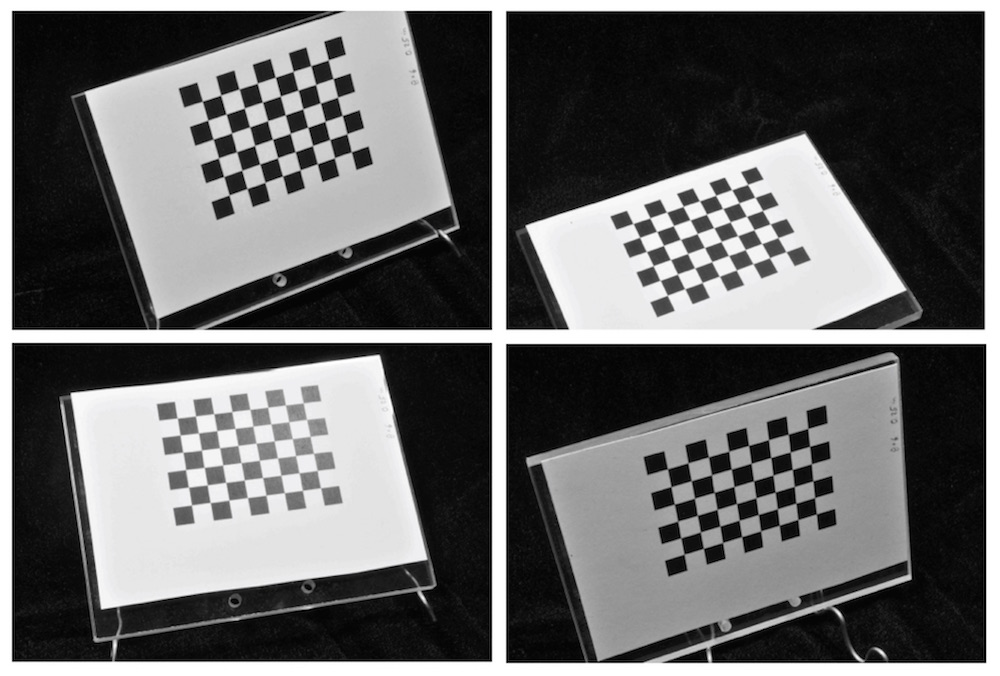
#> input picture sample/images/checkboard2.jpeg, 1000 x 676 px
$ python 017.py
#> lines starting #> are read from the running program, lines starting #| are printed output that depends on the picture; after the words box and inside, x2 and y2 are one past the last pixel; in counts of white or black regions, pixels touching at a corner belong together
#-*- coding:utf-8 -*-

import os
import cv2

import numpy as np
IMG_PATH = "../images"

if __name__=="__main__":
    img = cv2.imread(os.path.join(IMG_PATH, "checkboard2.jpeg"))
#> img is the input picture: shape (676, 1000, 3); mean B, G, R 103.8, 103.8, 103.8

    img_original = img.copy()
    gray = cv2.cvtColor(img, cv2.COLOR_BGR2GRAY)
    edges = cv2.Canny(gray, 50, 150, apertureSize=3)
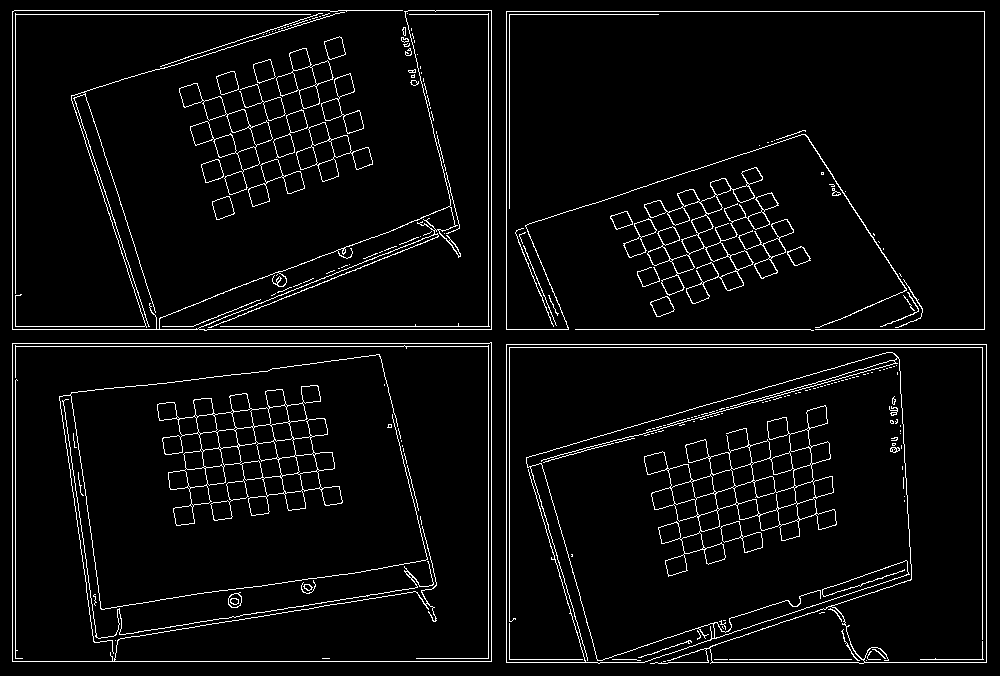
#> edges: shape (676, 1000); 4.5% white in thin lines or dots

    lines = cv2.HoughLines(edges, 1, np.pi / 180, 100)
#> lines = 218 rows, first 8: [329, 1.57], [491, 0], [12, 0], [506, 0], [488, 0], [15, 0], [14, 1.57], [509, 0]

    for i in range(len(lines)):
        for rho, theta in lines[i]:
            a = np.cos(theta)
            b = np.sin(theta)
            x0 = a * rho
            y0 = b * rho
            x1 = int(x0 + 1000 * (-b))
            y1 = int(y0 + 1000 * (a))
            x2 = int(x0 - 1000 * (-b))
            y2 = int(y0 - 1000 * (a))

            cv2.line(img, (x1, y1), (x2, y2), (0, 0, 255), 2)
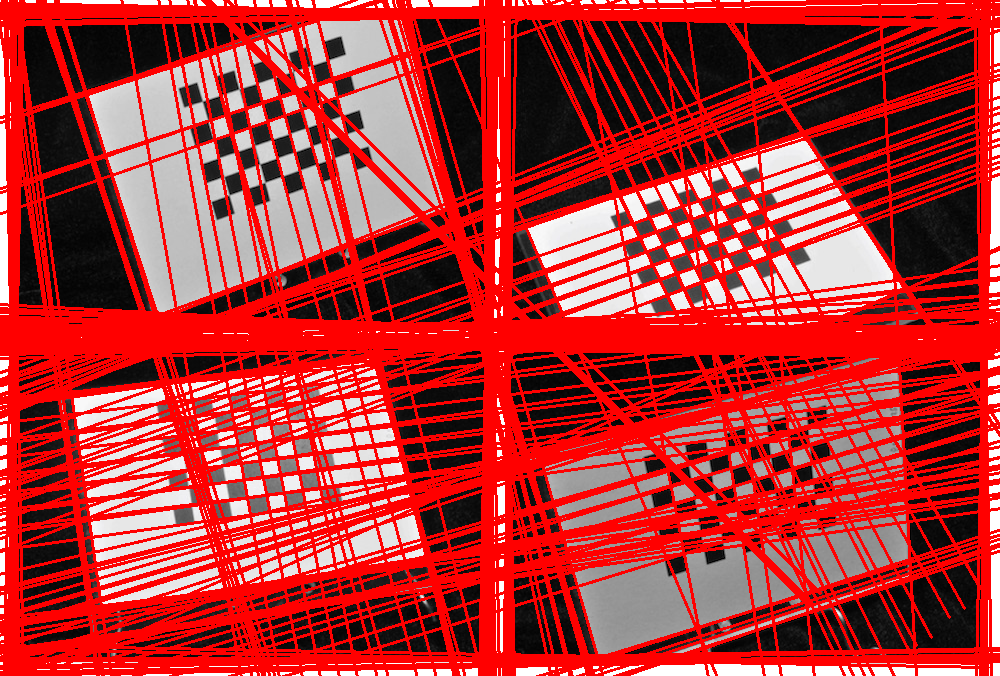
#> img: shape (676, 1000, 3); mean B, G, R 51.1, 51.1, 177

    res = np.vstack((img_original, img))
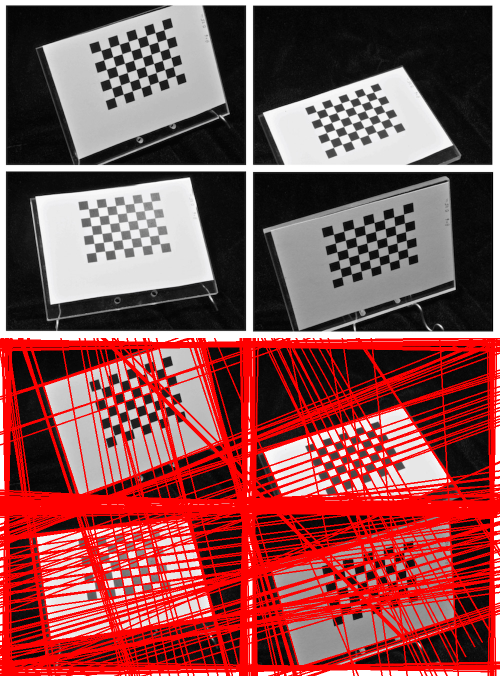
#> res: shape (1352, 1000, 3) (shown at 1/2 size); mean B, G, R 77.5, 77.4, 140.4
    cv2.imshow("img", res)
    cv2.waitKey()
    cv2.destroyAllWindows()
